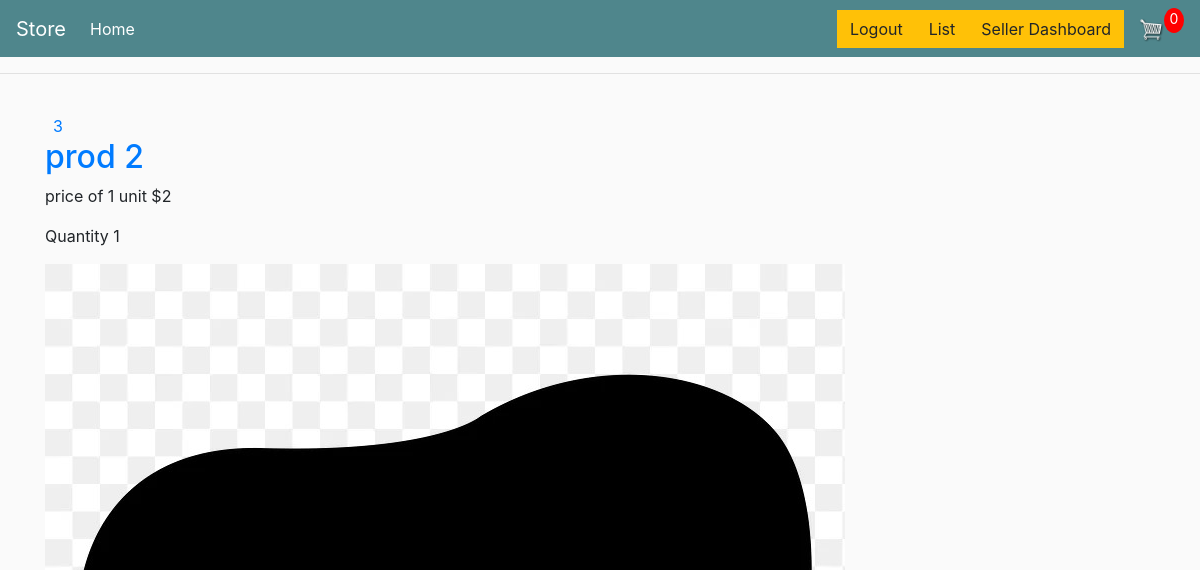
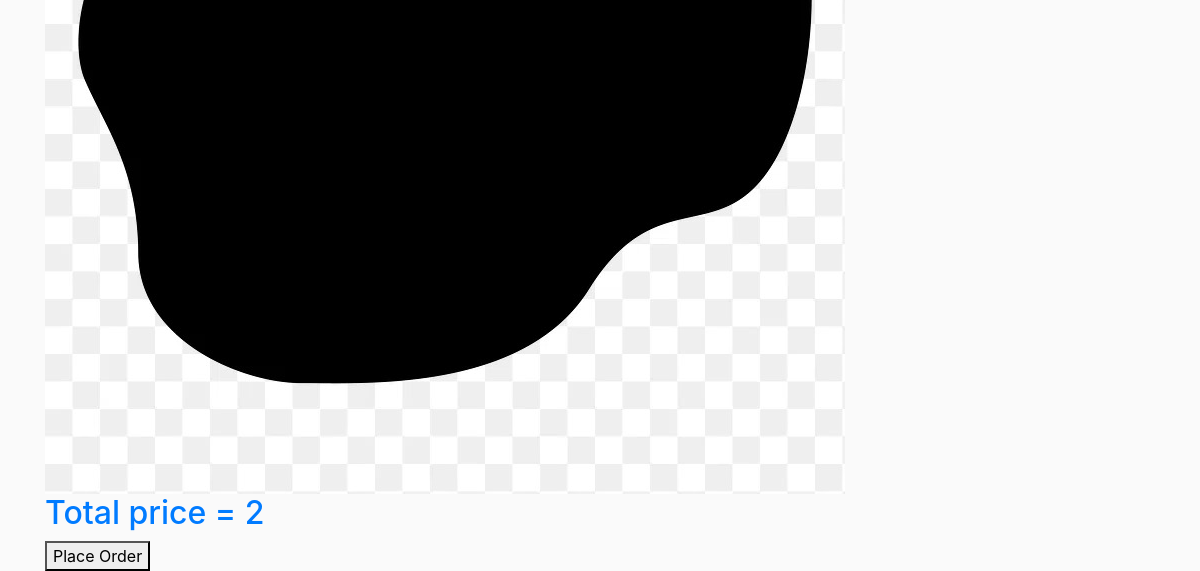
/cart/ (signed in), run on an earlier commit of the app's database (2 pictures, top to bottom).
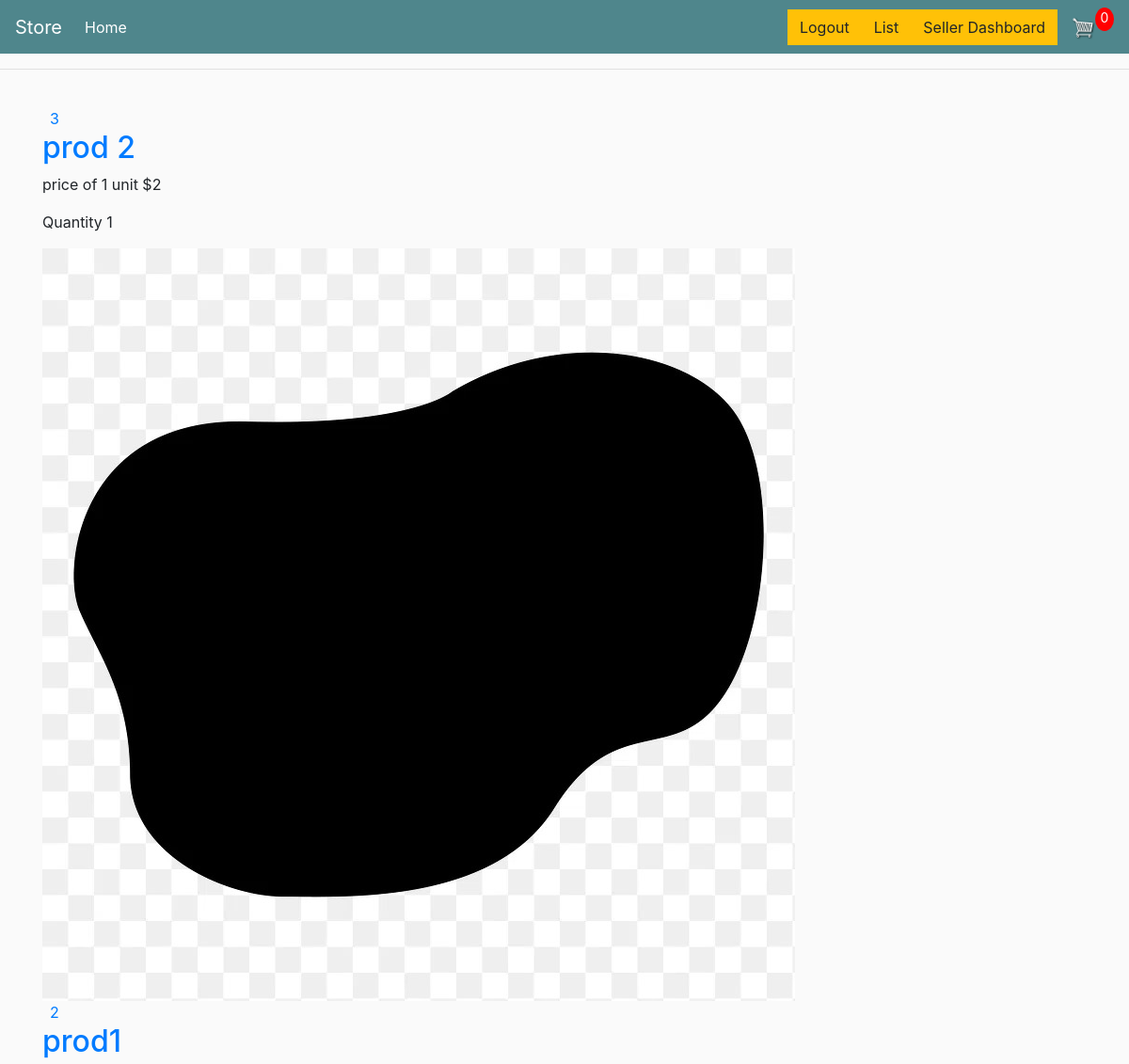
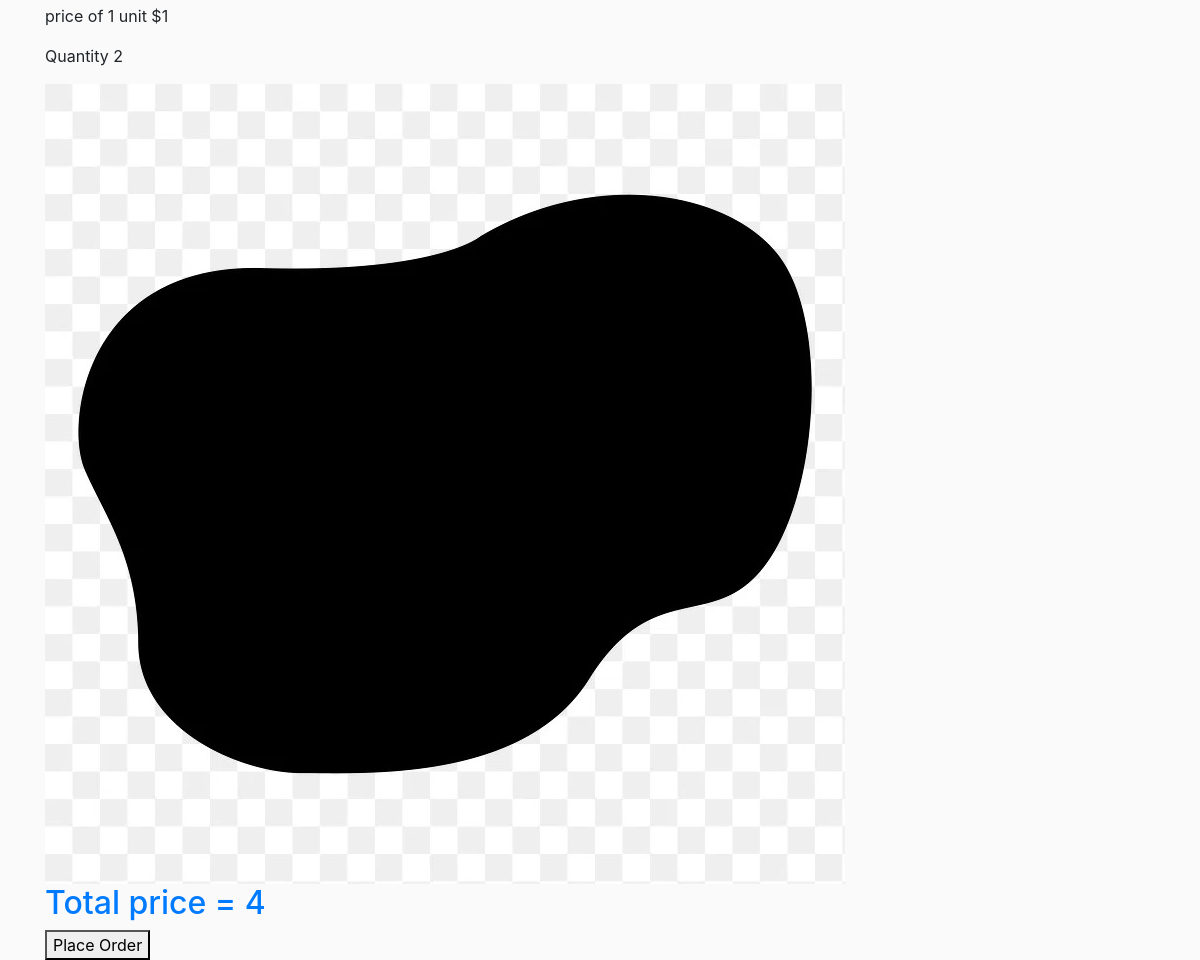
And on a later commit of the database (2 pictures, top to bottom).
### store/models.py (models this page shows, shortened)
class OrderItems(models.Model):
    cart = models.ForeignKey(Cart, on_delete=models.CASCADE)
    quantity = models.IntegerField(default=0, null=True, blank=True)
    product = models.ForeignKey(Product, on_delete=models.SET_NULL, blank=True, null=True)

class Product(models.Model):
    title = models.CharField(max_length=100, null=True)
    image = models.ImageField(upload_to='prod_pics')
    description = models.TextField(max_length=400, default="")
    price = models.IntegerField()
    seller = models.ForeignKey(CustomUser, on_delete=models.CASCADE, blank=True, null=True)
    quantity = models.IntegerField(default=0)
    orders = models.IntegerField(default=0)

class Cart(models.Model):
    customer = models.ForeignKey(CustomUser, on_delete=models.CASCADE)
    is_paid = models.BooleanField(default=False)
    def total_value(self):
        total_value = sum(i.product.price*i.quantity for i in self.orderitems_set.all())
        return total_value

### store/views.py (the view)
# urls.py: path('cart/', views.cart, name='cart'),
@login_required
def cart(request):
    cart, created = Cart.objects.get_or_create(customer = request.user, is_paid=False)
    cart_items = cart.orderitems_set.all()
    products = [i.product for i in cart_items]
    context = {
        'cart': cart,
        'cart_items': cart_items,
        'products': products
    }
    return render(request, 'store/cart.html', context)

### store/templates/store/cart.html (shortened to what this page needs)
{% extends 'store/main.html' %}
{% load static %}
{% block content %}
{% for product in cart_items %}
        <article class="media content-section">
        <div class="media-body">
            <div class="article-metadata">
            <a class="mr-2" href="#">{{ product.product.id }}</a>
            </div>
            <h2><a class="article-title" href="{% url 'product_detail' product.product.id %}">{{ product.product.title }}</a></h2>
            <p class="article-content">price of 1 unit ${{ product.product.price }}</p>
            <p class="article-content">Quantity {{ product.quantity }}</p>
            <img class="article-img" src="{{ product.product.image.url }}" alt="{{ product.product.title }}">
        </div>
        </article>
    {% endfor %}
    <h2><a class="article-title" href="">Total price = {{ cart.total_value }}</a></h2>
    <form method="post" action="{% url 'orderplaced' %}">
        <button type="submit">Place Order</button>
    </form>
{% endblock content %}

What changed in the data, as far as the page shows it:
added OrderItems: product.id "2", product "prod1", product.price "1", quantity "2", product.image (picture)
computed for Cart: total_value "2" → "4"
